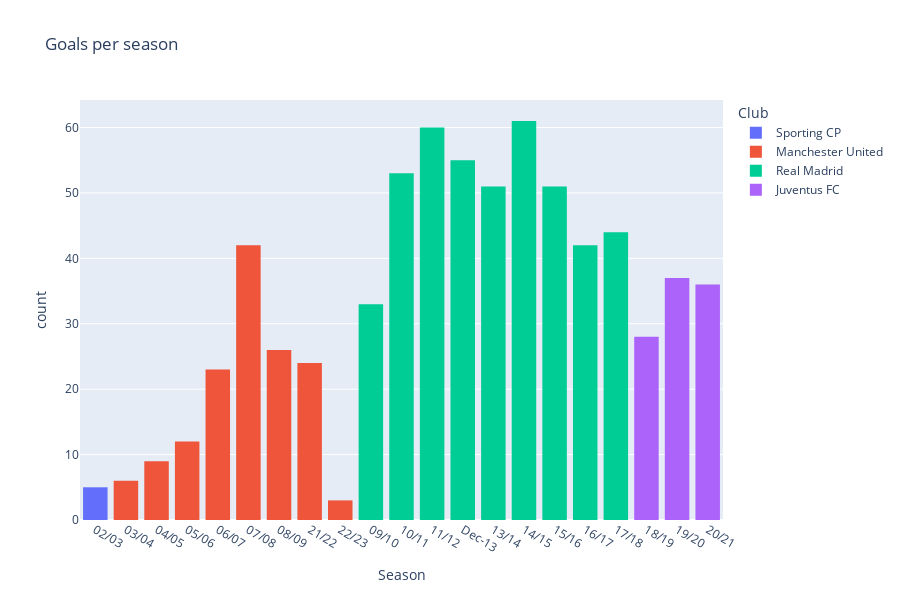

Source (notebook cell):
### Markdown cell above
#  Goal per Season

### Code cell
px.histogram(
    data,
    x='Season',
    title="Goals per season",
    log_x=False,
    log_y=False,
     
    height=600,
    color='Club',
    hover_name='Club',
    hover_data=['Competition','Season','Club'])

### Figure 1 — Plotly figure (JSON) as saved in the notebook; plotly's stock layout.template omitted (floating-point values rounded to 4 significant figures; data arrays with more than 128 entries replaced by an {"elided": "..."} marker saying what was removed)
{"data": [{"alignmentgroup": "True", "bingroup": "x", "hovertemplate": "Club=Sporting CP<br>Season=%{x}<br>count=%{y}<extra></extra>", "legendgroup": "Sporting CP", "marker": {"color": "#636efa", "pattern": {"shape": ""}}, "name": "Sporting CP", "offsetgroup": "Sporting CP", "orientation": "v", "showlegend": true, "type": "histogram", "x": ["02/03", "02/03", "02/03", "02/03", "02/03"], "xaxis": "x", "yaxis": "y"}, {"alignmentgroup": "True", "bingroup": "x", "hovertemplate": "Club=Manchester United<br>Season=%{x}<br>count=%{y}<extra></extra>", "legendgroup": "Manchester United", "marker": {"color": "#EF553B", "pattern": {"shape": ""}}, "name": "Manchester United", "offsetgroup": "Manchester United", "orientation": "v", "showlegend": true, "type": "histogram", "x": {"elided": "145 str values"}, "xaxis": "x", "yaxis": "y"}, {"alignmentgroup": "True", "bingroup": "x", "hovertemplate": "Club=Real Madrid<br>Season=%{x}<br>count=%{y}<extra></extra>", "legendgroup": "Real Madrid", "marker": {"color": "#00cc96", "pattern": {"shape": ""}}, "name": "Real Madrid", "offsetgroup": "Real Madrid", "orientation": "v", "showlegend": true, "type": "histogram", "x": {"elided": "450 str values"}, "xaxis": "x", "yaxis": "y"}, {"alignmentgroup": "True", "bingroup": "x", "hovertemplate": "Club=Juventus FC<br>Season=%{x}<br>count=%{y}<extra></extra>", "legendgroup": "Juventus FC", "marker": {"color": "#ab63fa", "pattern": {"shape": ""}}, "name": "Juventus FC", "offsetgroup": "Juventus FC", "orientation": "v", "showlegend": true, "type": "histogram", "x": ["18/19", "18/19", "18/19", "18/19", "18/19", "18/19", "18/19", "18/19", "18/19", "18/19", "18/19", "18/19", "18/19", "18/19", "18/19", "18/19", "18/19", "18/19", "18/19", "18/19", "18/19", "18/19", "18/19", "18/19", "18/19", "18/19", "18/19", "18/19", "19/20", "19/20", "19/20", "19/20", "19/20", "19/20", "19/20", "19/20", "19/20", "19/20", "19/20", "19/20", "19/20", "19/20", "19/20", "19/20", "19/20", "19/20", "19/20", "19/20", "19/20", "19/20", "19/20", "19/20", "19/20", "19/20", "19/20", "19/20", "19/20", "19/20", "19/20", "19/20", "19/20", "19/20", "19/20", "19/20", "19/20", "20/21", "20/21", "20/21", "20/21", "20/21", "20/21", "20/21", "20/21", "20/21", "20/21", "20/21", "20/21", "20/21", "20/21", "20/21", "20/21", "20/21", "20/21", "20/21", "20/21", "20/21", "20/21", "20/21", "20/21", "20/21", "20/21", "20/21", "20/21", "20/21", "20/21", "20/21", "20/21", "20/21", "20/21", "20/21", "20/21"], "xaxis": "x", "yaxis": "y"}], "layout": {"barmode": "relative", "height": 600, "legend": {"title": {"text": "Club"}, "tracegroupgap": 0}, "title": {"text": "Goals per season"}, "xaxis": {"anchor": "y", "domain": [0.0, 1.0], "title": {"text": "Season"}}, "yaxis": {"anchor": "x", "domain": [0.0, 1.0], "title": {"text": "count"}}}}
